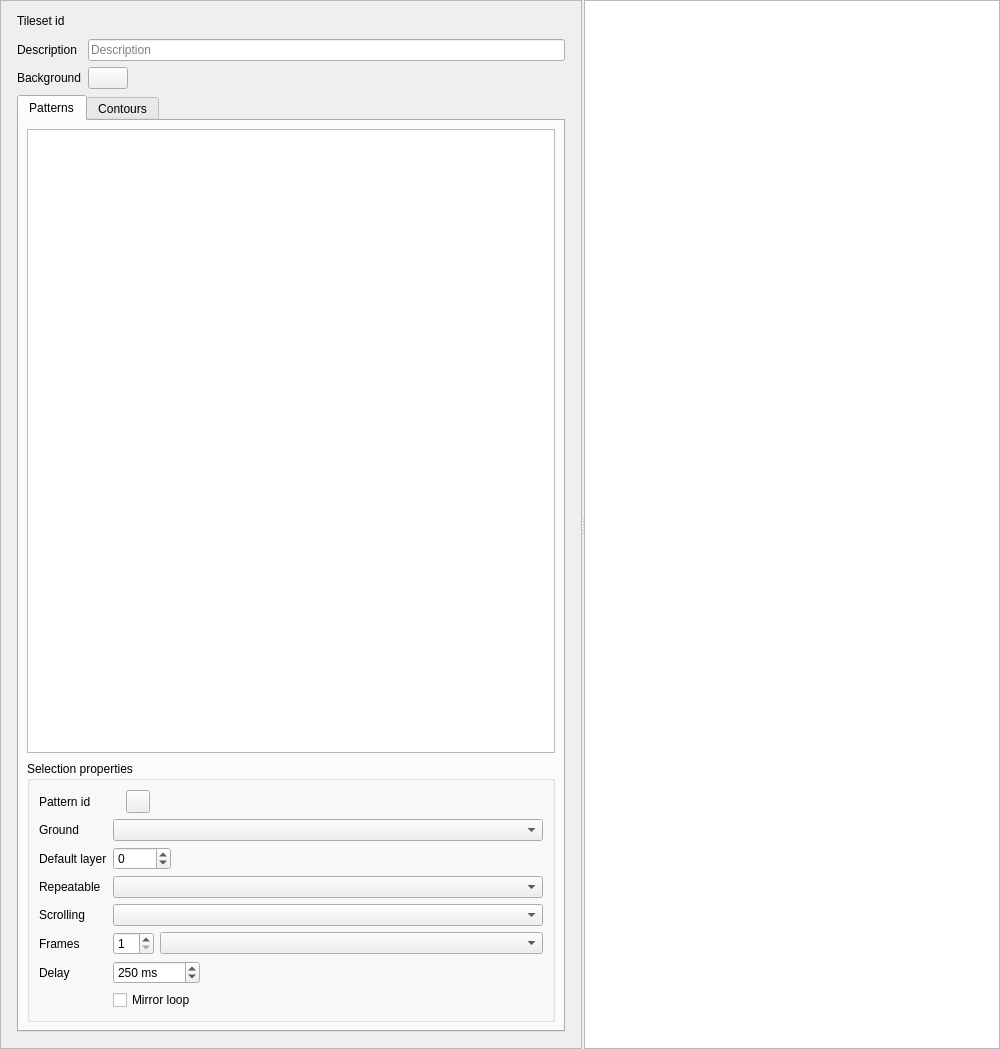
<?xml version="1.0" encoding="UTF-8"?>
<ui version="4.0">
 <class>SolarusEditor::TilesetEditor</class>
 <widget class="QWidget" name="SolarusEditor::TilesetEditor">
  <property name="geometry">
   <rect>
    <x>0</x>
    <y>0</y>
    <width>1000</width>
    <height>1049</height>
   </rect>
  </property>
  <property name="windowTitle">
   <string>Tileset editor</string>
  </property>
  <layout class="QHBoxLayout" name="horizontalLayout">
   <property name="leftMargin">
    <number>0</number>
   </property>
   <property name="topMargin">
    <number>0</number>
   </property>
   <property name="rightMargin">
    <number>0</number>
   </property>
   <property name="bottomMargin">
    <number>0</number>
   </property>
   <item>
    <widget class="QSplitter" name="splitter">
     <property name="orientation">
      <enum>Qt::Orientation::Horizontal</enum>
     </property>
     <property name="handleWidth">
      <number>2</number>
     </property>
     <property name="childrenCollapsible">
      <bool>false</bool>
     </property>
     <widget class="QScrollArea" name="tileset_side_view_scroll_area">
      <property name="widgetResizable">
       <bool>true</bool>
      </property>
      <widget class="QWidget" name="tileset_side_view">
       <property name="geometry">
        <rect>
         <x>0</x>
         <y>0</y>
         <width>600</width>
         <height>1047</height>
        </rect>
       </property>
       <property name="sizePolicy">
        <sizepolicy hsizetype="Ignored" vsizetype="Expanding">
         <horstretch>0</horstretch>
         <verstretch>0</verstretch>
        </sizepolicy>
       </property>
       <layout class="QVBoxLayout" name="verticalLayout_2" stretch="0,1">
        <property name="leftMargin">
         <number>16</number>
        </property>
        <property name="topMargin">
         <number>8</number>
        </property>
        <property name="rightMargin">
         <number>16</number>
        </property>
        <property name="bottomMargin">
         <number>16</number>
        </property>
        <item>
         <widget class="QWidget" name="tileset_properties_group_box" native="true">
          <property name="sizePolicy">
           <sizepolicy hsizetype="Expanding" vsizetype="Minimum">
            <horstretch>0</horstretch>
            <verstretch>0</verstretch>
           </sizepolicy>
          </property>
          <layout class="QFormLayout" name="formLayout">
           <property name="fieldGrowthPolicy">
            <enum>QFormLayout::FieldGrowthPolicy::AllNonFixedFieldsGrow</enum>
           </property>
           <property name="leftMargin">
            <number>0</number>
           </property>
           <property name="topMargin">
            <number>0</number>
           </property>
           <property name="rightMargin">
            <number>0</number>
           </property>
           <property name="bottomMargin">
            <number>0</number>
           </property>
           <item row="0" column="0">
            <widget class="QLabel" name="tileset_id_label">
             <property name="toolTip">
              <string/>
             </property>
             <property name="text">
              <string>Tileset id</string>
             </property>
            </widget>
           </item>
           <item row="0" column="1">
            <widget class="QLabel" name="tileset_id_field">
             <property name="minimumSize">
              <size>
               <width>0</width>
               <height>24</height>
              </size>
             </property>
             <property name="toolTip">
              <string>Filename of the tileset (without extension)</string>
             </property>
             <property name="text">
              <string/>
             </property>
             <property name="textInteractionFlags">
              <set>Qt::TextInteractionFlag::LinksAccessibleByMouse|Qt::TextInteractionFlag::TextSelectableByMouse</set>
             </property>
            </widget>
           </item>
           <item row="1" column="0">
            <widget class="QLabel" name="description_label">
             <property name="toolTip">
              <string/>
             </property>
             <property name="text">
              <string>Description</string>
             </property>
            </widget>
           </item>
           <item row="1" column="1">
            <widget class="QLineEdit" name="description_field">
             <property name="sizePolicy">
              <sizepolicy hsizetype="Expanding" vsizetype="Fixed">
               <horstretch>0</horstretch>
               <verstretch>0</verstretch>
              </sizepolicy>
             </property>
             <property name="toolTip">
              <string>User-friendly description to show in the editor</string>
             </property>
             <property name="placeholderText">
              <string>Description</string>
             </property>
            </widget>
           </item>
           <item row="2" column="0">
            <widget class="QLabel" name="background_label">
             <property name="toolTip">
              <string/>
             </property>
             <property name="text">
              <string>Background</string>
             </property>
            </widget>
           </item>
           <item row="2" column="1">
            <widget class="SolarusEditor::ColorChooser" name="background_field">
             <property name="sizePolicy">
              <sizepolicy hsizetype="Fixed" vsizetype="Fixed">
               <horstretch>0</horstretch>
               <verstretch>0</verstretch>
              </sizepolicy>
             </property>
             <property name="toolTip">
              <string>Background color applied to maps using this tileset</string>
             </property>
            </widget>
           </item>
          </layout>
         </widget>
        </item>
        <item>
         <widget class="QTabWidget" name="patterns_border_sets_tab_widget">
          <property name="currentIndex">
           <number>0</number>
          </property>
          <widget class="QWidget" name="patterns_view">
           <property name="sizePolicy">
            <sizepolicy hsizetype="Expanding" vsizetype="Expanding">
             <horstretch>0</horstretch>
             <verstretch>0</verstretch>
            </sizepolicy>
           </property>
           <attribute name="title">
            <string>Patterns</string>
           </attribute>
          <attribute name="icon">
            <iconset resource="../../resources/images.qrc">
             <normaloff>:/images/icon_tile.svg</normaloff>:/images/icon_tile.svg</iconset>
           </attribute>
           <layout class="QVBoxLayout" name="verticalLayout" stretch="1,0">
            <property name="spacing">
             <number>8</number>
            </property>
            <property name="leftMargin">
             <number>8</number>
            </property>
            <property name="topMargin">
             <number>8</number>
            </property>
            <property name="rightMargin">
             <number>8</number>
            </property>
            <property name="bottomMargin">
             <number>8</number>
            </property>
            <item>
             <widget class="SolarusEditor::TilePatternsListView" name="patterns_list_view"/>
            </item>
            <item>
             <widget class="QGroupBox" name="pattern_properties_group_box">
              <property name="sizePolicy">
               <sizepolicy hsizetype="Expanding" vsizetype="Minimum">
                <horstretch>0</horstretch>
                <verstretch>0</verstretch>
               </sizepolicy>
              </property>
              <property name="title">
               <string>Selection properties</string>
              </property>
              <layout class="QFormLayout" name="formLayout_2">
               <property name="fieldGrowthPolicy">
                <enum>QFormLayout::FieldGrowthPolicy::ExpandingFieldsGrow</enum>
               </property>
               <item row="0" column="0">
                <widget class="QLabel" name="pattern_id_label">
                 <property name="toolTip">
                  <string/>
                 </property>
                 <property name="text">
                  <string>Pattern id</string>
                 </property>
                </widget>
               </item>
               <item row="0" column="1">
                <widget class="QWidget" name="pattern_id_field" native="true">
                 <layout class="QHBoxLayout" name="horizontalLayout_3">
                  <property name="leftMargin">
                   <number>0</number>
                  </property>
                  <property name="topMargin">
                   <number>0</number>
                  </property>
                  <property name="rightMargin">
                   <number>0</number>
                  </property>
                  <property name="bottomMargin">
                   <number>0</number>
                  </property>
                  <item>
                   <layout class="QHBoxLayout" name="pattern_id_layout">
                    <item>
                     <widget class="QLabel" name="pattern_id_value">
                      <property name="toolTip">
                       <string>Name identifying the pattern</string>
                      </property>
                      <property name="text">
                       <string/>
                      </property>
                     </widget>
                    </item>
                    <item>
                     <widget class="QToolButton" name="pattern_id_button">
                      <property name="toolTip">
                       <string>Rename (F2)</string>
                      </property>
                      <property name="text">
                       <string/>
                      </property>
                      <property name="icon">
                       <iconset resource="../../resources/images.qrc">
                        <normaloff>:/images/icon_rename.svg</normaloff>:/images/icon_rename.svg</iconset>
                      </property>
                     </widget>
                    </item>
                    <item>
                     <spacer name="horizontal_spacer">
                      <property name="orientation">
                       <enum>Qt::Orientation::Horizontal</enum>
                      </property>
                      <property name="sizeHint" stdset="0">
                       <size>
                        <width>40</width>
                        <height>20</height>
                       </size>
                      </property>
                     </spacer>
                    </item>
                   </layout>
                  </item>
                 </layout>
                </widget>
               </item>
               <item row="1" column="0">
                <widget class="QLabel" name="ground_label">
                 <property name="toolTip">
                  <string/>
                 </property>
                 <property name="text">
                  <string>Ground</string>
                 </property>
                </widget>
               </item>
               <item row="1" column="1">
                <widget class="SolarusEditor::EnumSelector&lt;SolarusEditor::Ground&gt;" name="ground_field">
                 <property name="sizePolicy">
                  <sizepolicy hsizetype="Expanding" vsizetype="Fixed">
                   <horstretch>0</horstretch>
                   <verstretch>0</verstretch>
                  </sizepolicy>
                 </property>
                 <property name="toolTip">
                  <string>Terrain of the pattern</string>
                 </property>
                </widget>
               </item>
               <item row="2" column="0">
                <widget class="QLabel" name="default_layer_label">
                 <property name="toolTip">
                  <string/>
                 </property>
                 <property name="text">
                  <string>Default layer</string>
                 </property>
                </widget>
               </item>
               <item row="2" column="1">
                <widget class="QSpinBox" name="default_layer_field">
                 <property name="buttonSymbols">
                  <enum>QAbstractSpinBox::ButtonSymbols::UpDownArrows</enum>
                 </property>
                 <property name="minimum">
                  <number>-9999</number>
                 </property>
                 <property name="maximum">
                  <number>9999</number>
                 </property>
                </widget>
               </item>
               <item row="3" column="0">
                <widget class="QLabel" name="repeat_mode_label">
                 <property name="text">
                  <string>Repeatable</string>
                 </property>
                </widget>
               </item>
               <item row="3" column="1">
                <widget class="SolarusEditor::EnumSelector&lt;SolarusEditor::PatternRepeatMode&gt;" name="repeat_mode_field">
                 <property name="sizePolicy">
                  <sizepolicy hsizetype="Expanding" vsizetype="Fixed">
                   <horstretch>0</horstretch>
                   <verstretch>0</verstretch>
                  </sizepolicy>
                 </property>
                </widget>
               </item>
               <item row="4" column="0">
                <widget class="QLabel" name="scrolling_label">
                 <property name="text">
                  <string>Scrolling</string>
                 </property>
                </widget>
               </item>
               <item row="4" column="1">
                <widget class="SolarusEditor::EnumSelector&lt;SolarusEditor::PatternScrolling&gt;" name="scrolling_field">
                 <property name="sizePolicy">
                  <sizepolicy hsizetype="Expanding" vsizetype="Fixed">
                   <horstretch>0</horstretch>
                   <verstretch>0</verstretch>
                  </sizepolicy>
                 </property>
                 <property name="toolTip">
                  <string>Kind of animation of the pattern</string>
                 </property>
                </widget>
               </item>
               <item row="5" column="0">
                <widget class="QLabel" name="num_frames_label">
                 <property name="toolTip">
                  <string/>
                 </property>
                 <property name="text">
                  <string>Frames</string>
                 </property>
                </widget>
               </item>
               <item row="5" column="1">
                <layout class="QHBoxLayout" name="horizontal_layout_2">
                 <item>
                  <widget class="QSpinBox" name="num_frames_field">
                   <property name="minimum">
                    <number>1</number>
                   </property>
                  </widget>
                 </item>
                 <item>
                  <widget class="SolarusEditor::EnumSelector&lt;SolarusEditor::PatternSeparation&gt;" name="animation_separation_field">
                   <property name="sizePolicy">
                    <sizepolicy hsizetype="Expanding" vsizetype="Fixed">
                     <horstretch>0</horstretch>
                     <verstretch>0</verstretch>
                    </sizepolicy>
                   </property>
                   <property name="toolTip">
                    <string>Horizontal or vertical separation (only for multi-frame patterns)</string>
                   </property>
                  </widget>
                 </item>
                </layout>
               </item>
               <item row="6" column="0">
                <widget class="QLabel" name="frame_delay_label">
                 <property name="text">
                  <string>Delay</string>
                 </property>
                </widget>
               </item>
               <item row="6" column="1">
                <widget class="QSpinBox" name="frame_delay_field">
                 <property name="suffix">
                  <string> ms</string>
                 </property>
                 <property name="maximum">
                  <number>999999</number>
                 </property>
                 <property name="singleStep">
                  <number>10</number>
                 </property>
                 <property name="value">
                  <number>250</number>
                 </property>
                </widget>
               </item>
               <item row="7" column="1">
                <widget class="QCheckBox" name="mirror_loop_field">
                 <property name="text">
                  <string>Mirror loop</string>
                 </property>
                </widget>
               </item>
              </layout>
             </widget>
            </item>
           </layout>
          </widget>
          <widget class="QWidget" name="border_sets_view">
           <attribute name="title">
            <string>Contours</string>
           </attribute>
           <attribute name="icon">
            <iconset resource="../../resources/images.qrc">
             <normaloff>:/images/icon_border_set.svg</normaloff>:/images/icon_border_set.svg</iconset>
           </attribute>
           <layout class="QVBoxLayout" name="verticalLayout_3" stretch="1,0">
            <property name="spacing">
             <number>8</number>
            </property>
            <property name="leftMargin">
             <number>8</number>
            </property>
            <property name="topMargin">
             <number>8</number>
            </property>
            <property name="rightMargin">
             <number>8</number>
            </property>
            <property name="bottomMargin">
             <number>8</number>
            </property>
            <item>
             <layout class="QHBoxLayout" name="border_sets_layout">
              <property name="spacing">
               <number>8</number>
              </property>
              <property name="leftMargin">
               <number>0</number>
              </property>
              <property name="topMargin">
               <number>0</number>
              </property>
              <property name="rightMargin">
               <number>0</number>
              </property>
              <property name="bottomMargin">
               <number>0</number>
              </property>
              <item>
               <widget class="SolarusEditor::BorderSetTreeView" name="border_sets_tree_view"/>
              </item>
              <item>
               <layout class="QVBoxLayout" name="border_sets_buttons_layout">
                <property name="leftMargin">
                 <number>0</number>
                </property>
                <property name="topMargin">
                 <number>0</number>
                </property>
                <property name="rightMargin">
                 <number>0</number>
                </property>
                <property name="bottomMargin">
                 <number>0</number>
                </property>
                <item>
                 <widget class="QPushButton" name="create_border_set_button">
                  <property name="sizePolicy">
                   <sizepolicy hsizetype="Fixed" vsizetype="Fixed">
                    <horstretch>0</horstretch>
                    <verstretch>0</verstretch>
                   </sizepolicy>
                  </property>
                  <property name="toolTip">
                   <string>Create contour</string>
                  </property>
                  <property name="text">
                   <string/>
                  </property>
                  <property name="icon">
                   <iconset resource="../../resources/images.qrc">
                    <normaloff>:/images/icon_add.svg</normaloff>:/images/icon_add.svg</iconset>
                  </property>
                 </widget>
                </item>
                <item>
                 <widget class="QPushButton" name="rename_border_set_button">
                  <property name="sizePolicy">
                   <sizepolicy hsizetype="Fixed" vsizetype="Fixed">
                    <horstretch>0</horstretch>
                    <verstretch>0</verstretch>
                   </sizepolicy>
                  </property>
                  <property name="toolTip">
                   <string>Rename (F2)</string>
                  </property>
                  <property name="text">
                   <string/>
                  </property>
                  <property name="icon">
                   <iconset resource="../../resources/images.qrc">
                    <normaloff>:/images/icon_rename.svg</normaloff>:/images/icon_rename.svg</iconset>
                  </property>
                 </widget>
                </item>
                <item>
                 <widget class="QPushButton" name="delete_border_set_button">
                  <property name="sizePolicy">
                   <sizepolicy hsizetype="Fixed" vsizetype="Fixed">
                    <horstretch>0</horstretch>
                    <verstretch>0</verstretch>
                   </sizepolicy>
                  </property>
                  <property name="toolTip">
                   <string>Delete</string>
                  </property>
                  <property name="text">
                   <string/>
                  </property>
                  <property name="icon">
                   <iconset resource="../../resources/images.qrc">
                    <normaloff>:/images/icon_delete.svg</normaloff>:/images/icon_delete.svg</iconset>
                  </property>
                 </widget>
                </item>
                <item>
                 <spacer name="border_sets_buttons_spacer">
                  <property name="orientation">
                   <enum>Qt::Orientation::Vertical</enum>
                  </property>
                  <property name="sizeHint" stdset="0">
                   <size>
                    <width>0</width>
                    <height>0</height>
                   </size>
                  </property>
                 </spacer>
                </item>
               </layout>
              </item>
             </layout>
            </item>
            <item>
             <widget class="QGroupBox" name="border_set_properties_group_box">
              <property name="sizePolicy">
               <sizepolicy hsizetype="Preferred" vsizetype="Minimum">
                <horstretch>0</horstretch>
                <verstretch>0</verstretch>
               </sizepolicy>
              </property>
              <property name="title">
               <string>Contour properties</string>
              </property>
              <layout class="QFormLayout" name="formLayout_3">
               <item row="0" column="0">
                <widget class="QLabel" name="border_set_id_label">
                 <property name="text">
                  <string>Id</string>
                 </property>
                </widget>
               </item>
               <item row="0" column="1">
                <layout class="QHBoxLayout" name="border_set_id_layout">
                 <property name="leftMargin">
                  <number>0</number>
                 </property>
                 <property name="topMargin">
                  <number>0</number>
                 </property>
                 <property name="rightMargin">
                  <number>0</number>
                 </property>
                 <property name="bottomMargin">
                  <number>0</number>
                 </property>
                 <item>
                  <widget class="QLabel" name="border_set_id_value">
                   <property name="text">
                    <string/>
                   </property>
                  </widget>
                 </item>
                 <item>
                  <widget class="QToolButton" name="border_set_id_button">
                   <property name="toolTip">
                    <string>Rename (F2)</string>
                   </property>
                   <property name="text">
                    <string>...</string>
                   </property>
                   <property name="icon">
                    <iconset resource="../../resources/images.qrc">
                     <normaloff>:/images/icon_rename.svg</normaloff>:/images/icon_rename.svg</iconset>
                   </property>
                   <property name="shortcut">
                    <string>F2</string>
                   </property>
                  </widget>
                 </item>
                 <item>
                  <spacer name="horizontal_spacer_3">
                   <property name="orientation">
                    <enum>Qt::Orientation::Horizontal</enum>
                   </property>
                   <property name="sizeHint" stdset="0">
                    <size>
                     <width>0</width>
                     <height>0</height>
                    </size>
                   </property>
                  </spacer>
                 </item>
                </layout>
               </item>
               <item row="1" column="0">
                <widget class="QLabel" name="border_set_inner_label">
                 <property name="text">
                  <string>Positioning</string>
                 </property>
                </widget>
               </item>
               <item row="1" column="1">
                <layout class="QHBoxLayout" name="border_set_inner_layout">
                 <property name="leftMargin">
                  <number>0</number>
                 </property>
                 <property name="topMargin">
                  <number>0</number>
                 </property>
                 <property name="rightMargin">
                  <number>0</number>
                 </property>
                 <property name="bottomMargin">
                  <number>0</number>
                 </property>
                 <item>
                  <widget class="QComboBox" name="border_set_inner_field">
                   <item>
                    <property name="text">
                     <string>Outside the selection</string>
                    </property>
                    <property name="icon">
                     <iconset resource="../../resources/images.qrc">
                      <normaloff>:/images/icon_outside.svg</normaloff>:/images/icon_outside.svg</iconset>
                    </property>
                   </item>
                   <item>
                    <property name="text">
                     <string>Inside the selection</string>
                    </property>
                    <property name="icon">
                     <iconset resource="../../resources/images.qrc">
                      <normaloff>:/images/icon_inside.svg</normaloff>:/images/icon_inside.svg</iconset>
                    </property>
                   </item>
                  </widget>
                 </item>
                 <item>
                  <spacer name="horizontal_spacer_2">
                   <property name="orientation">
                    <enum>Qt::Orientation::Horizontal</enum>
                   </property>
                   <property name="sizeHint" stdset="0">
                    <size>
                     <width>0</width>
                     <height>0</height>
                    </size>
                   </property>
                  </spacer>
                 </item>
                </layout>
               </item>
              </layout>
             </widget>
            </item>
           </layout>
          </widget>
         </widget>
        </item>
       </layout>
      </widget>
     </widget>
     <widget class="SolarusEditor::TilesetView" name="tileset_view"/>
    </widget>
   </item>
  </layout>
 </widget>
 <customwidgets>
  <customwidget>
   <class>SolarusEditor::TilesetView</class>
   <extends>QGraphicsView</extends>
   <header>widgets/tileset_view.h</header>
  </customwidget>
  <customwidget>
   <class>SolarusEditor::ColorChooser</class>
   <extends>QPushButton</extends>
   <header>widgets/color_chooser.h</header>
  </customwidget>
  <customwidget>
   <class>SolarusEditor::EnumSelector&lt;SolarusEditor::Ground&gt;</class>
   <extends>QComboBox</extends>
   <header>ground_traits.h</header>
  </customwidget>
  <customwidget>
   <class>SolarusEditor::TilePatternsListView</class>
   <extends>QListView</extends>
   <header>widgets/tile_patterns_list_view.h</header>
  </customwidget>
  <customwidget>
   <class>SolarusEditor::EnumSelector&lt;SolarusEditor::PatternScrolling&gt;</class>
   <extends>QComboBox</extends>
   <header>pattern_scrolling_traits.h</header>
  </customwidget>
  <customwidget>
   <class>SolarusEditor::EnumSelector&lt;SolarusEditor::PatternSeparation&gt;</class>
   <extends>QComboBox</extends>
   <header>pattern_separation_traits.h</header>
  </customwidget>
  <customwidget>
   <class>SolarusEditor::EnumSelector&lt;SolarusEditor::PatternRepeatMode&gt;</class>
   <extends>QComboBox</extends>
   <header>pattern_repeat_mode_traits.h</header>
  </customwidget>
  <customwidget>
   <class>SolarusEditor::BorderSetTreeView</class>
   <extends>QTreeView</extends>
   <header>widgets/border_set_tree_view.h</header>
  </customwidget>
 </customwidgets>
 <resources>
  <include location="../../resources/images.qrc"/>
 </resources>
 <connections/>
</ui>
